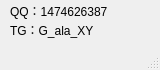
<?xml version="1.0" encoding="UTF-8"?>
<ui version="4.0">
 <class>MainWindow</class>
 <widget class="QMainWindow" name="MainWindow">
  <property name="geometry">
   <rect>
    <x>0</x>
    <y>0</y>
    <width>160</width>
    <height>70</height>
   </rect>
  </property>
  <property name="minimumSize">
   <size>
    <width>160</width>
    <height>70</height>
   </size>
  </property>
  <property name="maximumSize">
   <size>
    <width>160</width>
    <height>70</height>
   </size>
  </property>
  <property name="windowTitle">
   <string>联系我</string>
  </property>
  <property name="windowIcon">
   <iconset>
    <normaloff>img/icon.jpg</normaloff>img/icon.jpg</iconset>
  </property>
  <widget class="QWidget" name="centralwidget">
   <widget class="QLabel" name="label">
    <property name="geometry">
     <rect>
      <x>10</x>
      <y>-10</y>
      <width>221</width>
      <height>41</height>
     </rect>
    </property>
    <property name="text">
     <string>QQ：1474626387</string>
    </property>
   </widget>
   <widget class="QLabel" name="label_2">
    <property name="geometry">
     <rect>
      <x>10</x>
      <y>20</y>
      <width>151</width>
      <height>20</height>
     </rect>
    </property>
    <property name="text">
     <string>TG：G_ala_XY</string>
    </property>
   </widget>
  </widget>
  <widget class="QMenuBar" name="menubar">
   <property name="geometry">
    <rect>
     <x>0</x>
     <y>0</y>
     <width>160</width>
     <height>22</height>
    </rect>
   </property>
  </widget>
  <widget class="QStatusBar" name="statusbar"/>
 </widget>
 <resources/>
 <connections/>
</ui>
